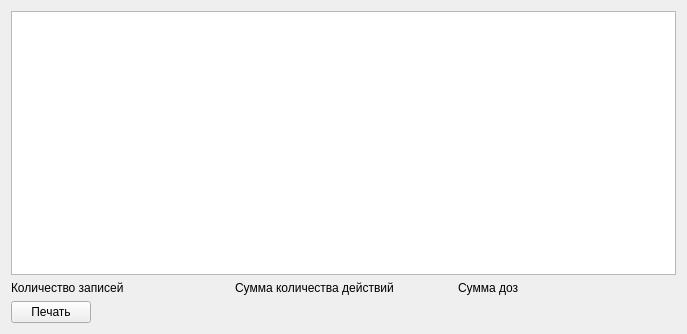
<?xml version="1.0" encoding="UTF-8"?>
<ui version="4.0">
 <class>RadiationDosePage</class>
 <widget class="QWidget" name="RadiationDosePage">
  <property name="geometry">
   <rect>
    <x>0</x>
    <y>0</y>
    <width>687</width>
    <height>334</height>
   </rect>
  </property>
  <property name="minimumSize">
   <size>
    <width>0</width>
    <height>200</height>
   </size>
  </property>
  <property name="windowTitle">
   <string>Form</string>
  </property>
  <layout class="QGridLayout" name="gridLayout">
   <item row="1" column="0">
    <widget class="QLabel" name="lblRecordCount">
     <property name="sizePolicy">
      <sizepolicy hsizetype="Expanding" vsizetype="Preferred">
       <horstretch>0</horstretch>
       <verstretch>0</verstretch>
      </sizepolicy>
     </property>
     <property name="text">
      <string>Количество записей</string>
     </property>
    </widget>
   </item>
   <item row="1" column="2">
    <widget class="CRadiationDoseSumLabel" name="lblDoseSum">
     <property name="sizePolicy">
      <sizepolicy hsizetype="Expanding" vsizetype="Preferred">
       <horstretch>0</horstretch>
       <verstretch>0</verstretch>
      </sizepolicy>
     </property>
     <property name="text">
      <string>Сумма доз</string>
     </property>
    </widget>
   </item>
   <item row="1" column="1">
    <widget class="QLabel" name="lblActionSum">
     <property name="sizePolicy">
      <sizepolicy hsizetype="Expanding" vsizetype="Preferred">
       <horstretch>0</horstretch>
       <verstretch>0</verstretch>
      </sizepolicy>
     </property>
     <property name="text">
      <string>Сумма количества действий</string>
     </property>
    </widget>
   </item>
   <item row="2" column="0">
    <widget class="QPushButton" name="btnRadiationDosePrint">
     <property name="sizePolicy">
      <sizepolicy hsizetype="Maximum" vsizetype="Fixed">
       <horstretch>0</horstretch>
       <verstretch>0</verstretch>
      </sizepolicy>
     </property>
     <property name="text">
      <string>Печать</string>
     </property>
    </widget>
   </item>
   <item row="0" column="0" colspan="3">
    <widget class="QScrollArea" name="scrollArea">
     <property name="minimumSize">
      <size>
       <width>0</width>
       <height>100</height>
      </size>
     </property>
     <property name="frameShape">
      <enum>QFrame::NoFrame</enum>
     </property>
     <property name="widgetResizable">
      <bool>true</bool>
     </property>
     <widget class="QWidget" name="scrollAreaWidgetContents">
      <property name="geometry">
       <rect>
        <x>0</x>
        <y>0</y>
        <width>675</width>
        <height>258</height>
       </rect>
      </property>
      <layout class="QVBoxLayout" name="verticalLayout">
       <property name="margin">
        <number>0</number>
       </property>
       <item>
        <widget class="CTableView" name="tblRadiationDose">
         <property name="minimumSize">
          <size>
           <width>0</width>
           <height>200</height>
          </size>
         </property>
        </widget>
       </item>
      </layout>
     </widget>
    </widget>
   </item>
  </layout>
 </widget>
 <customwidgets>
  <customwidget>
   <class>CTableView</class>
   <extends>QTableView</extends>
   <header>library/TableView.h</header>
  </customwidget>
  <customwidget>
   <class>CRadiationDoseSumLabel</class>
   <extends>QLabel</extends>
   <header>Events/Utils.h</header>
  </customwidget>
 </customwidgets>
 <resources/>
 <connections/>
</ui>
